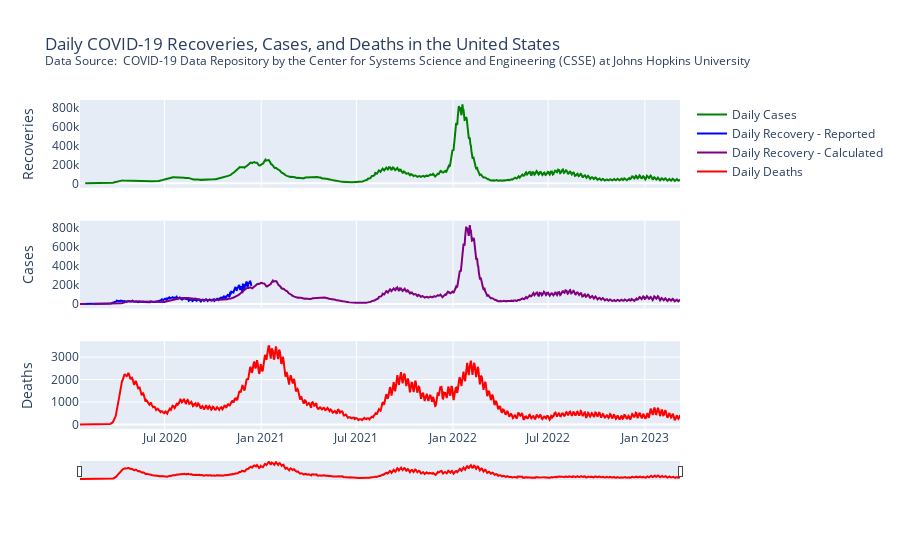

The notebook cell saved with this chart:
### Code cell


### Figure 1 — Plotly figure (JSON) as saved in the notebook; plotly's stock layout.template omitted (floating-point values rounded to 4 significant figures; data arrays with more than 128 entries replaced by an {"elided": "..."} marker saying what was removed)
{"data": [{"line": {"color": "green"}, "mode": "lines", "name": "Daily Cases", "type": "scatter", "x": {"elided": "1143 str values"}, "xaxis": "x", "y": {"elided": "1143 float values"}, "yaxis": "y"}, {"line": {"color": "blue"}, "mode": "lines", "name": "Daily Recovery - Reported", "type": "scatter", "x": {"elided": "1143 str values"}, "xaxis": "x2", "y": {"elided": "1143 int values"}, "yaxis": "y2"}, {"line": {"color": "purple"}, "mode": "lines", "name": "Daily Recovery - Calculated", "type": "scatter", "x": {"elided": "1143 str values"}, "xaxis": "x2", "y": {"elided": "1143 float values"}, "yaxis": "y2"}, {"line": {"color": "red"}, "mode": "lines", "name": "Daily Deaths", "type": "scatter", "x": {"elided": "1143 str values"}, "xaxis": "x3", "y": {"elided": "1143 float values"}, "yaxis": "y3"}], "layout": {"autosize": true, "title": {"text": "Daily COVID-19 Recoveries, Cases, and Deaths in the United States <br><sup>Data Source: <a href=\"https://github.com/CSSEGISandData/COVID-19\"> COVID-19 Data Repository by the Center for Systems Science and Engineering (CSSE) at Johns Hopkins University </a> </sup>"}, "xaxis": {"anchor": "y", "autorange": true, "domain": [0, 1], "matches": "x3", "range": ["2020-01-22", "2023-03-09"], "showticklabels": false, "type": "date"}, "xaxis2": {"anchor": "y2", "autorange": true, "domain": [0, 1], "matches": "x3", "range": ["2020-01-22", "2023-03-09"], "showticklabels": false, "type": "date"}, "xaxis3": {"anchor": "y3", "autorange": true, "domain": [0, 1], "range": ["2020-01-22", "2023-03-09"], "rangeslider": {"autorange": true, "range": ["2020-01-22", "2023-03-09"], "thickness": 0.05, "visible": true, "yaxis3": {"_template": null, "rangemode": "match"}}, "type": "date"}, "yaxis": {"anchor": "x", "autorange": true, "domain": [0.7333, 1], "range": [-46360.0, 880800.0], "showgrid": false, "showline": false, "title": {"text": "Recoveries"}, "type": "linear"}, "yaxis2": {"anchor": "x2", "autorange": true, "domain": [0.3667, 0.6333], "range": [-46240.0, 877900.0], "showgrid": false, "showline": false, "title": {"text": "Cases"}, "type": "linear"}, "yaxis3": {"anchor": "x3", "autorange": true, "domain": [0, 0.2667], "range": [-195.0, 3705.0], "showgrid": true, "showline": false, "title": {"text": "Deaths"}, "type": "linear"}}}
